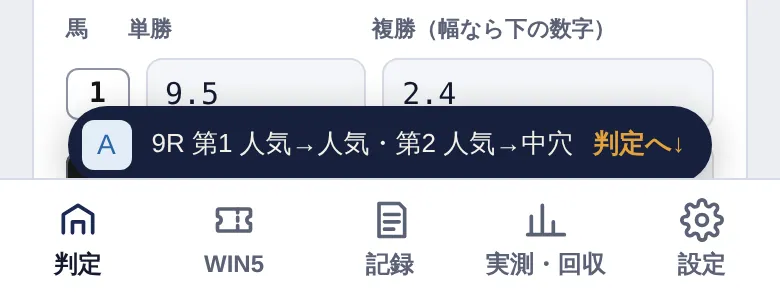
#> input picture Tengel.swiftpm/Resources/s_bottom_bars.webp, 780 x 300 px
$ python photo_villain.py ../../Tengel.swiftpm/Resources/s_bottom_bars.webp ../../Tengel.swiftpm/Resources/s_judge_info.webp
#> lines starting #> are read from the running program, lines starting #| are printed output that depends on the picture
"""ヴィラン版の背景：黒馬の写真（まさちゃんの見本）をレッド×ブラックに。赤く光る目・火の粉・赤い稲妻
   python3 -I photo_villain.py <ref/stallion_c.png> <出力フォルダ>
   → villain_wall.jpg（780×1688＝画面いっぱい・2倍）・villain_thumb.jpg（780×320）"""
import sys, math, random
from PIL import Image, ImageFilter, ImageDraw, ImageChops
import numpy as np

src, out = sys.argv[1], sys.argv[2]
im = Image.open(src).convert('RGB')
#> im is the input picture: PIL image 780x300 RGB; mean R, G, B 203.8, 206.1, 212.1
a = np.asarray(im).astype(np.float32) / 255.0
L = 0.2126 * a[..., 0] + 0.7152 * a[..., 1] + 0.0722 * a[..., 2]

# コントラスト（S字）と黒のしめ
def curve(x):
    x = np.clip((x - 0.04) / 0.92, 0, 1)
    return x * x * (3 - 2 * x) * 0.85 + x * 0.15
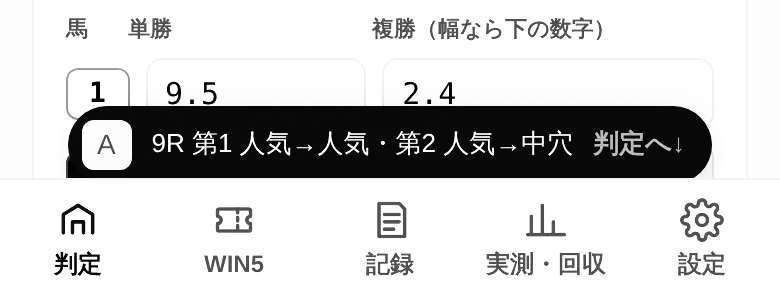
#> returned value: shape (300, 780) float32; min 0.00236, max 1, mean 0.804

Lc = curve(L)
# 色の段（黒→血の赤→深紅→赤オレンジ→薄いピンク）
stops = [(0.0, (4, 2, 3)), (0.18, (18, 4, 6)), (0.38, (62, 8, 14)), (0.58, (138, 16, 26)), (0.78, (214, 46, 40)), (0.92, (255, 112, 84)), (1.0, (255, 214, 200))]
xs = np.array([s[0] for s in stops])
col = np.zeros(a.shape, np.float32)
for c in range(3):
    col[..., c] = np.interp(Lc, xs, np.array([s[1][c] for s in stops], np.float32)) / 255.0
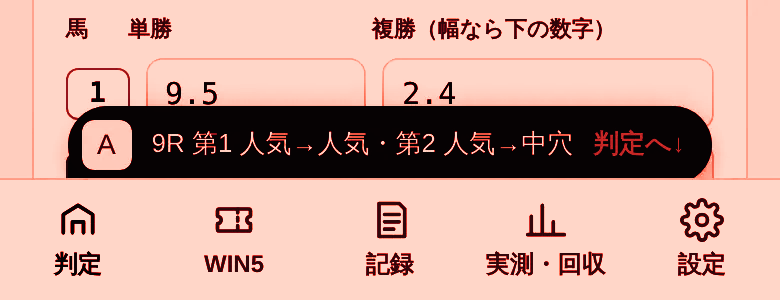
#> col: shape (300, 780, 3) float32; mean of channels 0, 1, 2 0.801, 0.646, 0.603; drawn as R, G, B
# もとの明るさの細かさを少し残す
gray = np.repeat(Lc[..., None], 3, axis=2)
res = col * 0.86 + gray * np.array([0.16, 0.05, 0.06], np.float32) * 0.9
res = np.clip(res, 0, 1)
img = Image.fromarray((res * 255).astype(np.uint8))

W, H = img.size
#> W = 780; H = 300
# 赤く光る目
eye = (705, 330)
glow = Image.new('RGB', (W, H), (0, 0, 0))
#> glow: PIL image 780x300 RGB; every value is 0
gd = ImageDraw.Draw(glow)
for r, c in [(24, (110, 0, 0)), (15, (200, 16, 12)), (9, (255, 50, 36)), (5, (255, 140, 110)), (2.6, (255, 236, 220))]:
    gd.ellipse([eye[0] - r, eye[1] - r * .55, eye[0] + r, eye[1] + r * .55], fill=c)
gd.line([eye[0] - 34, eye[1] + 1, eye[0] + 34, eye[1] - 1], fill=(255, 70, 50), width=1)
glow = glow.filter(ImageFilter.GaussianBlur(3.2))
img = ImageChops.screen(img, glow)

# 赤い稲妻（左上の空）
bolt = Image.new('RGB', (W, H), (0, 0, 0))
bd = ImageDraw.Draw(bolt)
random.seed(7)
def zig(x, y, ang, n, step, w):
#> called with x = 935, y = 0, ang = 1.75, n = 11, step = 20, w = 3
    pts = [(x, y)]
    for i in range(n):
        ang += random.uniform(-0.6, 0.6)
        x += math.cos(ang) * step; y += math.sin(ang) * step
        pts.append((x, y))
        if random.random() < 0.18 and w > 1:
            zig(x, y, ang + random.choice([-0.8, 0.8]), n // 3, step * .7, w - 1)
#> after the loop, ang = 0.892; pts = [(935, 0), (935.7, 19.99), (926.1, 37.54), (914.9, 54.05), (910.6, 73.58), (903.1, 92.13), (894.6, 110.2), (889.1, 129.5), (891.3, 149.4), (902.8, 165.7), (914.4, 182), (927, 197.6)]; x = 927; y = 197.6
    bd.line(pts, fill=(255, 190, 175), width=w)
zig(935, 0, math.radians(100), 11, 20, 3)
zig(965, 24, math.radians(84), 6, 16, 2)
bolt_g = bolt.filter(ImageFilter.GaussianBlur(5))
img = ImageChops.screen(img, bolt_g)
img = ImageChops.screen(img, bolt.filter(ImageFilter.GaussianBlur(.8)))

# 火の粉（下のほう・上へ舞う）
emb = Image.new('RGB', (W, H), (0, 0, 0))
ed = ImageDraw.Draw(emb)
random.seed(3)
for i in range(130):
    x = random.uniform(0, W); y = H - abs(random.gauss(0, H * 0.22))
    r = random.choice([1.2, 1.6, 2.2, 3.0])
    c = random.choice([(255, 70, 40), (255, 120, 60), (255, 40, 30), (255, 170, 110)])
    ed.ellipse([x - r, y - r, x + r, y + r], fill=c)
#> this loop made 130 passes
#> (x, y, r, c) on passes 1 to 12: (185.6, 239, 3, (255, 70, 40)), (472.4, 282.6, 3, (255, 40, 30)), (429.6, 262.5, 3, (255, 170, 110)), (498.5, 202.1, 1.6, (255, 120, 60)), (495.2, 245.7, 1.2, (255, 70, 40)), (124.3, 240.8, 1.2, (255, 40, 30)), (608.5, 276.7, 3, (255, 170, 110)), (308.1, 253.2, 3, (255, 120, 60)), (685.5, 270.8, 1.6, (255, 40, 30)), (753.1, 279.5, 3, (255, 40, 30)), (328.5, 256.8, 3, (255, 120, 60)), (705.3, 225.4, 1.2, (255, 40, 30))
emb_g = emb.filter(ImageFilter.GaussianBlur(3))
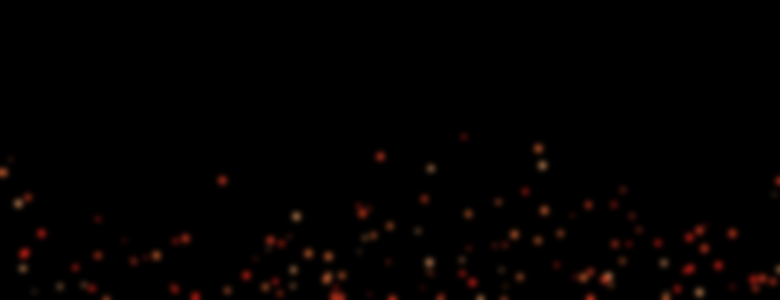
#> emb_g: PIL image 780x300 RGB; mean R, G, B 3, 1.1, 0.6
img = ImageChops.screen(img, emb_g)
img = ImageChops.screen(img, emb.filter(ImageFilter.GaussianBlur(.6)))

# 周りを暗く（ビネット）
yy, xx = np.mgrid[0:H, 0:W]
d = np.sqrt(((xx - W * .58) / (W * .75)) ** 2 + ((yy - H * .32) / (H * .78)) ** 2)
v = np.clip(1.05 - d * .55, .35, 1)[..., None]
img = Image.fromarray(np.clip(np.asarray(img).astype(np.float32) * v, 0, 255).astype(np.uint8))
img.save(f'{out}/villain_full.jpg', quality=90)

# 画面いっぱい（2倍：780×1688）：上に40px（2倍で80）空をのばし、横は x=200 から
z = 0.962
sc = img.resize((round(W * z), round(H * z)), Image.LANCZOS)
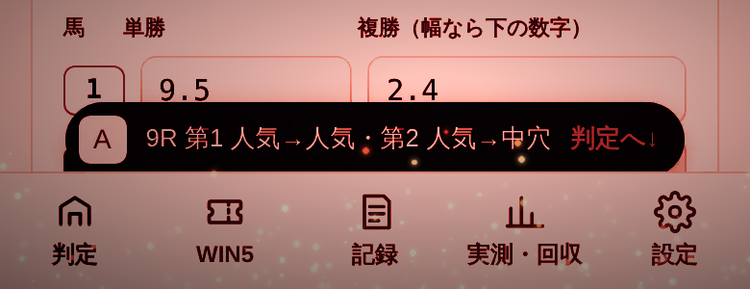
#> sc: PIL image 750x289 RGB; mean R, G, B 149.3, 109.7, 103.9
wall = Image.new('RGB', (780, 1688), (6, 3, 4))
top = sc.crop((0, 0, sc.width, 6)).resize((sc.width, 80))
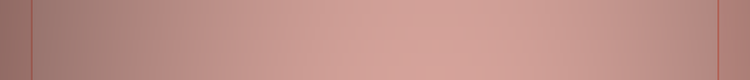
#> top: PIL image 750x80 RGB; mean R, G, B 190.1, 144.7, 137.2
wall.paste(top.filter(ImageFilter.GaussianBlur(24)), (-192, 0))
wall.paste(sc, (-192, 80))
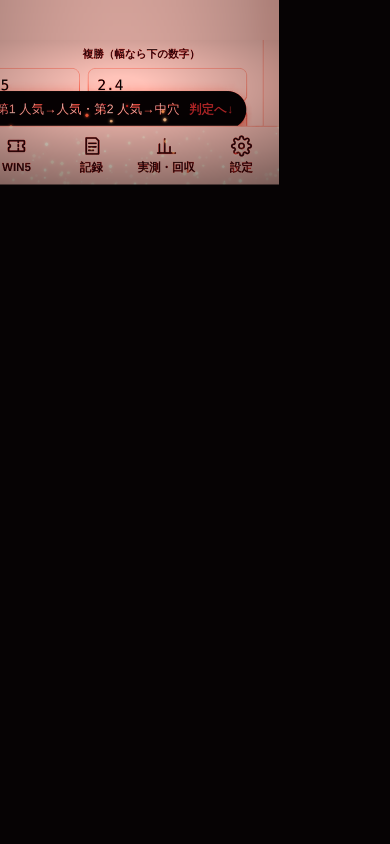
#> wall: PIL image 780x1688 RGB (shown at 1/2 size); mean R, G, B 30.5, 21.4, 21.2
wall = wall.filter(ImageFilter.UnsharpMask(radius=1.2, percent=60, threshold=2))
wall.save(f'{out}/villain_wall.jpg', quality=84, optimize=True, progressive=True)
# 選ぶ画面の見本（頭のまわり）
th = sc.crop((250, 150, 250 + 780, 150 + 320))
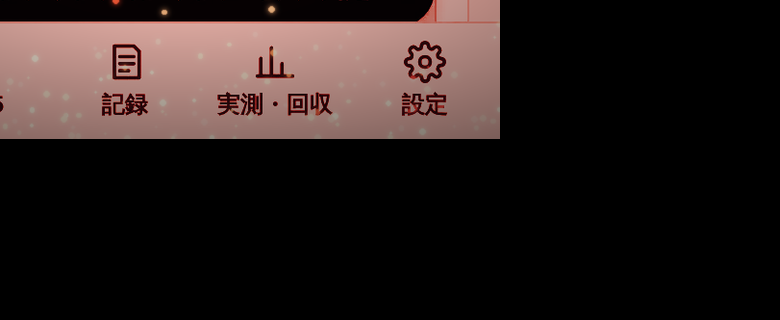
#> th: PIL image 780x320 RGB; mean R, G, B 40.7, 30.3, 28.7
th.save(f'{out}/villain_thumb.jpg', quality=84, optimize=True)
print('ok', wall.size, th.size)
#| ok (780, 1688) (780, 320)

$ run again, on Tengel.swiftpm/Resources/s_judge_odds.webp
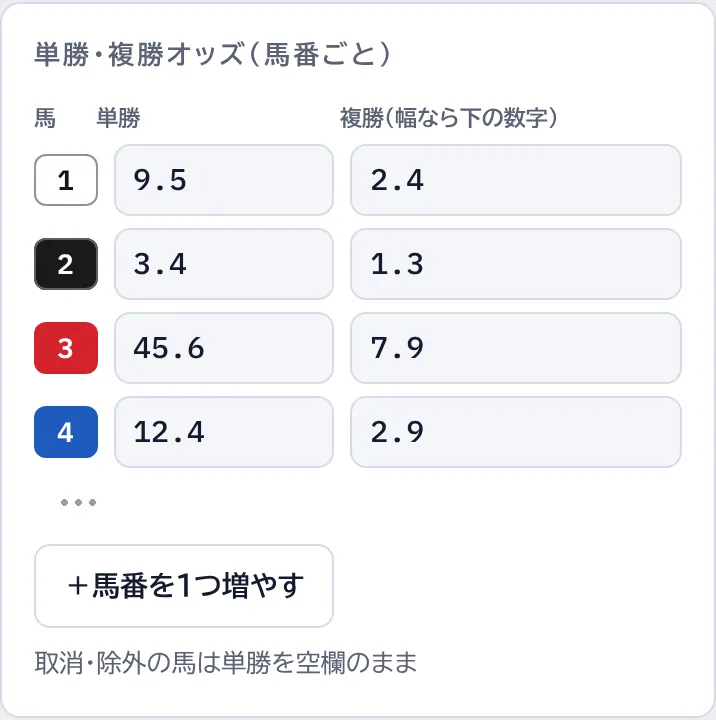
#> input picture Tengel.swiftpm/Resources/s_judge_odds.webp, 716 x 720 px
#> im is the input picture: PIL image 716x720 RGB; mean R, G, B 242.5, 242.7, 245.2
#> `glow = glow.filter(ImageFilter.GaussianBlur(3.2))`:
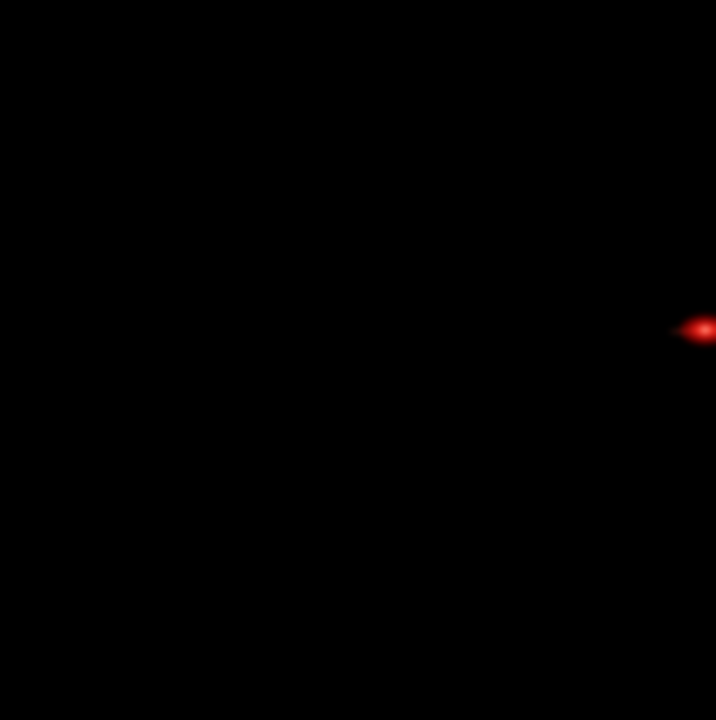
#> glow: PIL image 716x720 RGB; mean R, G, B 0.3, 0, 0
#> after the loop in zig, `for i in range(n):`: ang = 0.892; pts = [(935, 0), (935.7, 19.99), (926.1, 37.54), (914.9, 54.05), (910.6, 73.58), (903.1, 92.13), (894.6, 110.2), (889.1, 129.5), (891.3, 149.4), (902.8, 165.7), (914.4, 182), (927, 197.6)]; x = 927; y = 197.6
#> the loop `for i in range(130):` made 130 passes
#> (x, y, r, c) on passes 1 to 8: (170.4, 573.6, 3, (255, 70, 40)), (433.6, 678.2, 3, (255, 40, 30)), (394.4, 629.9, 3, (255, 170, 110)), (457.6, 484.9, 1.6, (255, 120, 60)), (454.6, 589.8, 1.2, (255, 70, 40)), (114.1, 577.9, 1.2, (255, 40, 30)), (558.5, 664, 3, (255, 170, 110)), (282.8, 607.7, 3, (255, 120, 60))
#> `th = sc.crop((250, 150, 250 + 780, 150 + 320))`:
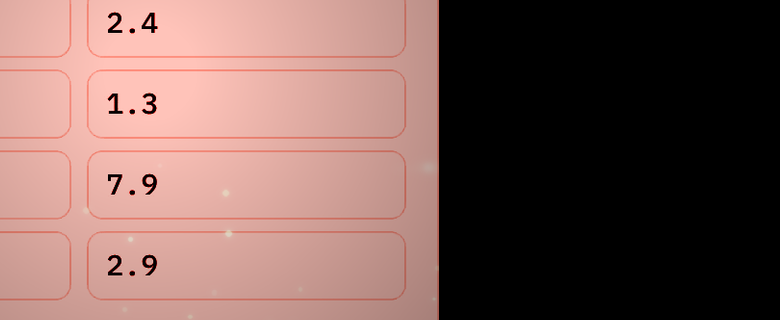
#> th: PIL image 780x320 RGB; mean R, G, B 123, 92.7, 87.7
#| ok (780, 1688) (780, 320)

$ run again, on Tengel.swiftpm/Resources/s_judge_tri.webp
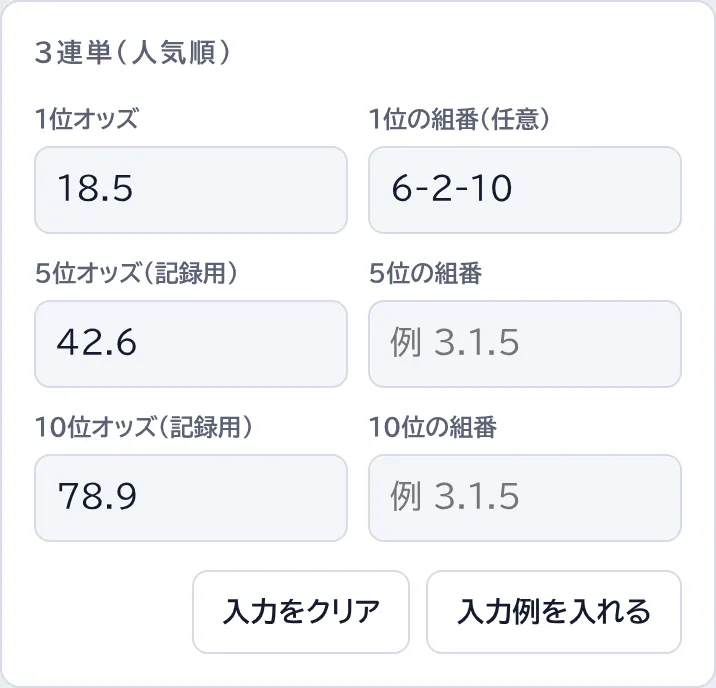
#> input picture Tengel.swiftpm/Resources/s_judge_tri.webp, 716 x 688 px
#> im is the input picture: PIL image 716x688 RGB; mean R, G, B 244.1, 245.1, 247.1
#> `glow = glow.filter(ImageFilter.GaussianBlur(3.2))`:
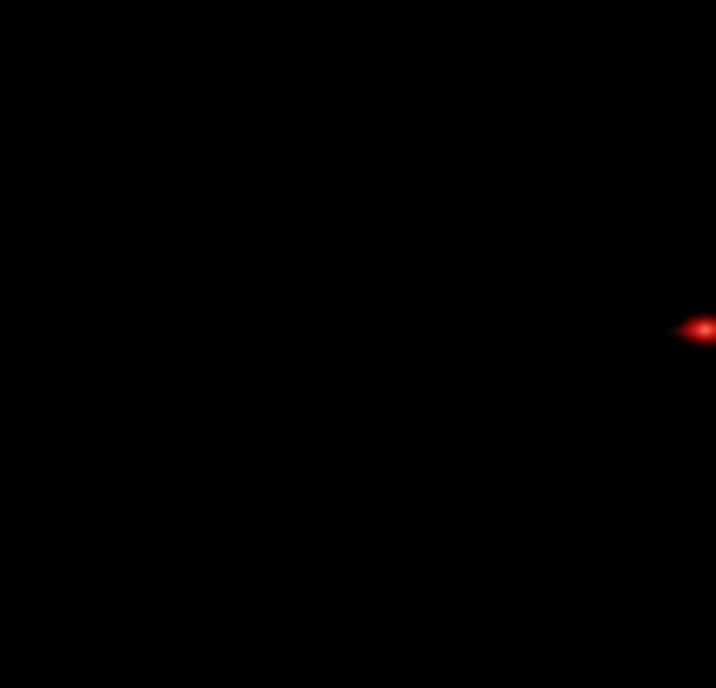
#> glow: PIL image 716x688 RGB; mean R, G, B 0.3, 0, 0
#> after the loop in zig, `for i in range(n):`: ang = 0.892; pts = [(935, 0), (935.7, 19.99), (926.1, 37.54), (914.9, 54.05), (910.6, 73.58), (903.1, 92.13), (894.6, 110.2), (889.1, 129.5), (891.3, 149.4), (902.8, 165.7), (914.4, 182), (927, 197.6)]; x = 927; y = 197.6
#> the loop `for i in range(130):` made 130 passes
#> (x, y, r, c) on passes 1 to 8: (170.4, 548.1, 3, (255, 70, 40)), (433.6, 648.1, 3, (255, 40, 30)), (394.4, 601.9, 3, (255, 170, 110)), (457.6, 463.4, 1.6, (255, 120, 60)), (454.6, 563.6, 1.2, (255, 70, 40)), (114.1, 552.2, 1.2, (255, 40, 30)), (558.5, 634.5, 3, (255, 170, 110)), (282.8, 580.7, 3, (255, 120, 60))
#> `th = sc.crop((250, 150, 250 + 780, 150 + 320))`:
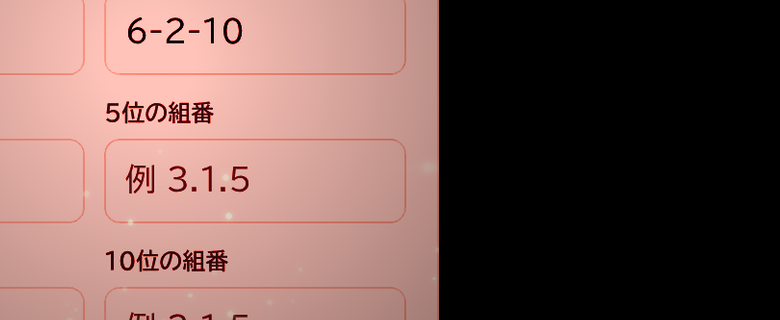
#> th: PIL image 780x320 RGB; mean R, G, B 120.4, 90.4, 85.6
#| ok (780, 1688) (780, 320)

$ run again, on Tengel.swiftpm/Resources/s_md_export.webp
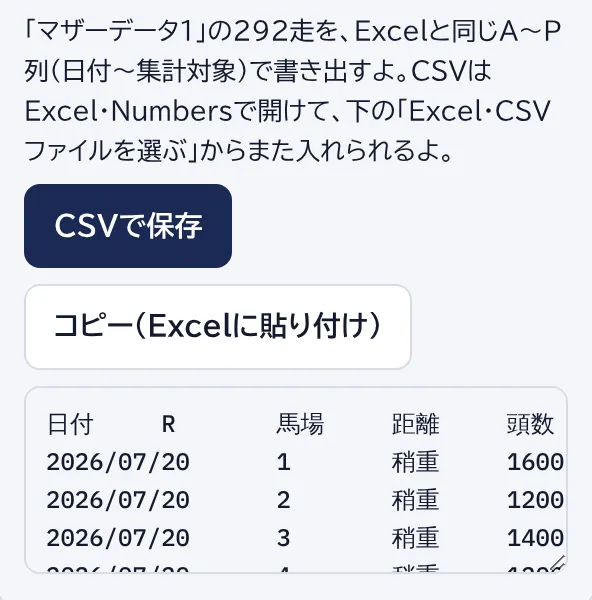
#> input picture Tengel.swiftpm/Resources/s_md_export.webp, 592 x 600 px
#> im is the input picture: PIL image 592x600 RGB; mean R, G, B 222.8, 225.4, 231.6
#> glow: PIL image 592x600 RGB; every value is 0
#> after the loop in zig, `for i in range(n):`: ang = 0.892; pts = [(935, 0), (935.7, 19.99), (926.1, 37.54), (914.9, 54.05), (910.6, 73.58), (903.1, 92.13), (894.6, 110.2), (889.1, 129.5), (891.3, 149.4), (902.8, 165.7), (914.4, 182), (927, 197.6)]; x = 927; y = 197.6
#> the loop `for i in range(130):` made 130 passes
#> (x, y, r, c) on passes 1 to 8: (140.9, 478, 3, (255, 70, 40)), (358.5, 565.2, 3, (255, 40, 30)), (326.1, 524.9, 3, (255, 170, 110)), (378.3, 404.1, 1.6, (255, 120, 60)), (375.8, 491.5, 1.2, (255, 70, 40)), (94.36, 481.5, 1.2, (255, 40, 30)), (461.8, 553.4, 3, (255, 170, 110)), (233.8, 506.4, 3, (255, 120, 60))
#> `th = sc.crop((250, 150, 250 + 780, 150 + 320))`:
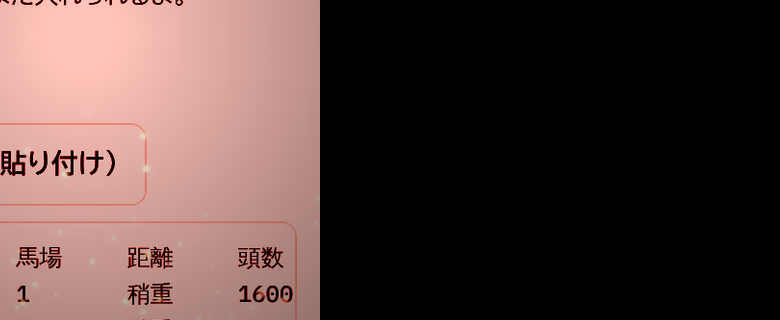
#> th: PIL image 780x320 RGB; mean R, G, B 84, 63.5, 60.2
#| ok (780, 1688) (780, 320)
